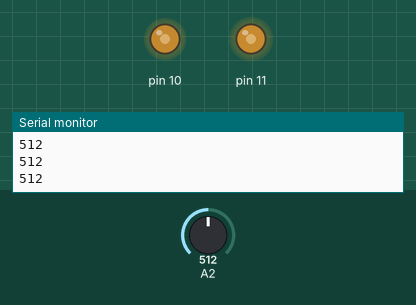
A sketch run on a simulated Arduino Uno, built with avr-gcc and run on an emulated ATmega328P. Shown: output pins drawn as LEDs (lit = HIGH), the last lines printed to the serial monitor. Inputs (shaded band) come from the test bench; at power-on: A2 = 512.

Above: at 1.2 s.
1.3 s: A2 set to 716
At 2.2 s:
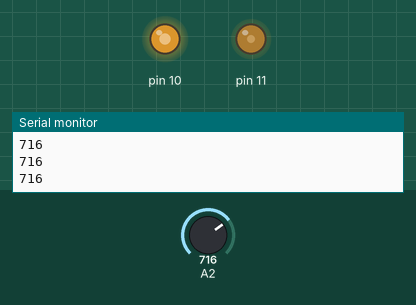
2.8 s: A2 set to 900
At 3.5 s:
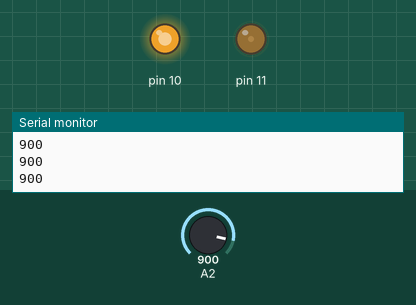
4.3 s: A2 set to 122
At 5.5 s:
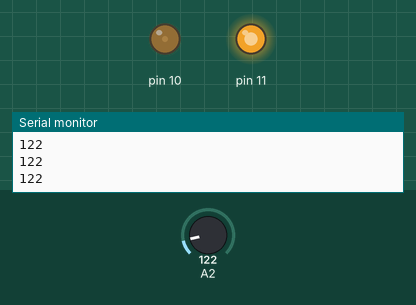
5.8 s: A2 set to 0
At 6.9 s:
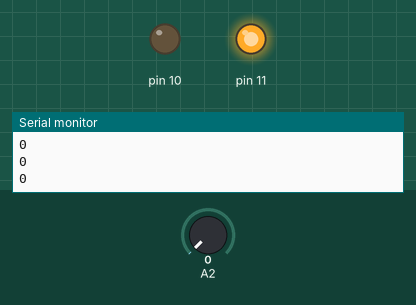
7.3 s: A2 set to 511
At 8.0 s:
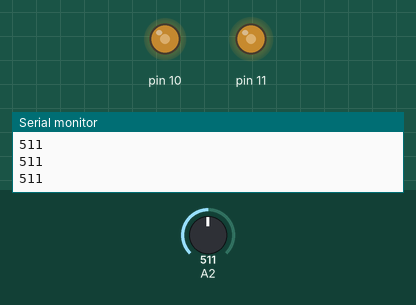
Timing chart, 0 to 9.8 s (numbered marks = the images above; inputs shaded):
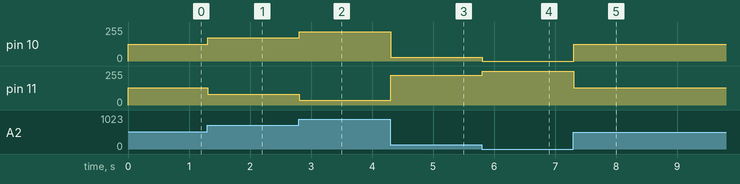

The sketch:

LED_RG.ino
```cpp
int PMValue;

void setup() {
  // put your setup code here, to run once:
pinMode(10, OUTPUT);
pinMode(11, OUTPUT);
Serial.begin(9600);
}

void loop() {
  // put your main code here, to run repeatedly:
  PMValue =  analogRead(A2);
  Serial.println(PMValue);
  analogWrite(10, PMValue / 4.1);
  analogWrite(11, 1023 - (PMValue / 4.1));
}
```

Measured:
- after the input at 1.3 s, pin 10: 124/255 → 174/255 at once; pin 11: 130/255 → 80/255 at once
- after the input at 2.8 s, pin 10: 174/255 → 219/255 at once; pin 11: 80/255 → 35/255 at once
- after the input at 4.3 s, pin 10: 219/255 → 29/255 at once; pin 11: 35/255 → 225/255 at once
- after the input at 5.8 s, pin 10: 29/255 → 0/255 at once; pin 11: 225/255 → 255/255 at once
- after the input at 7.3 s, pin 10: 0/255 → 124/255 at once; pin 11: 255/255 → 130/255 at once
